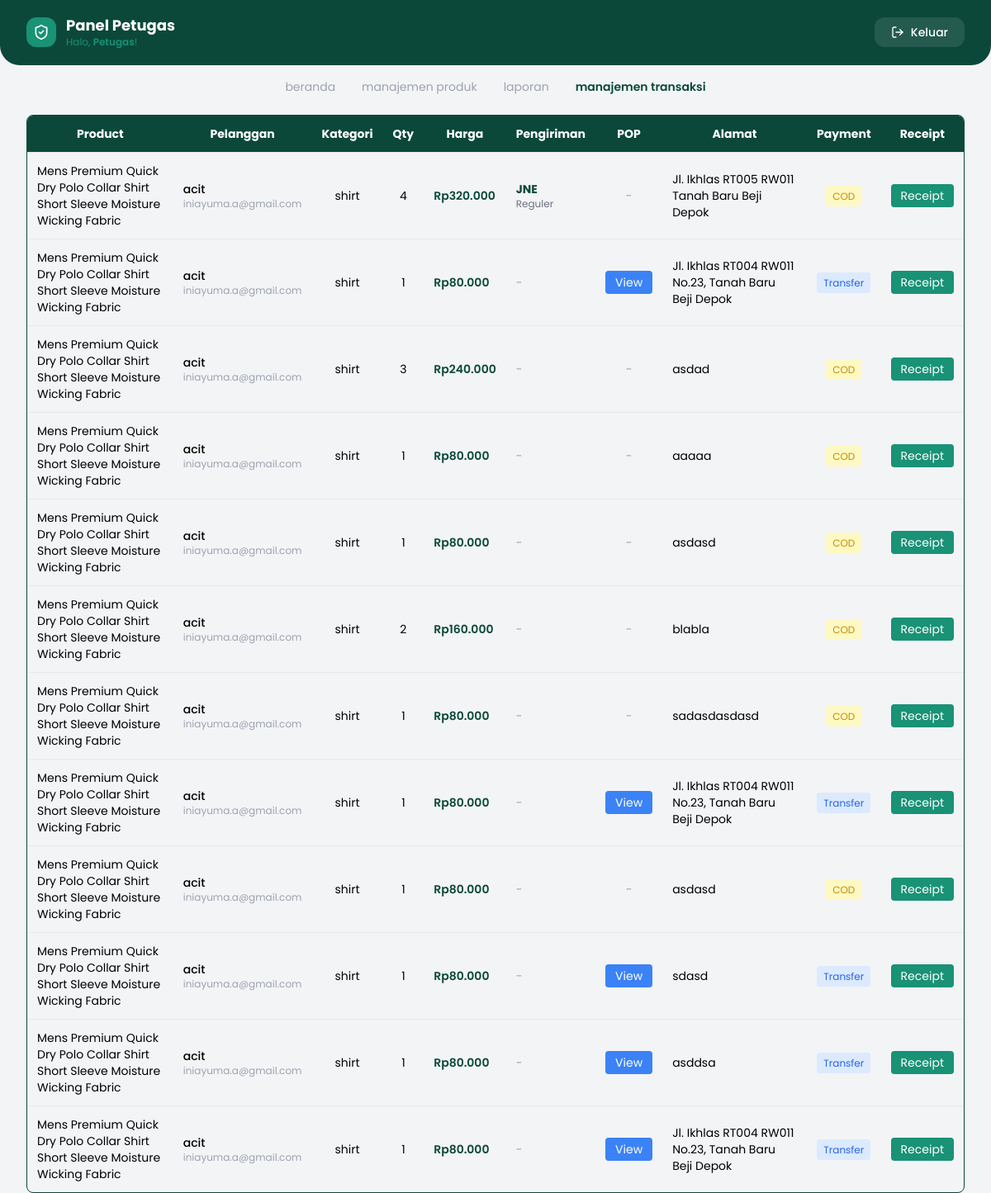
The page /officer/transactions.php on the database its author committed.
### tables this page shows
CREATE TABLE `order_items` (
  `id` int(11) NOT NULL AUTO_INCREMENT,
  `order_id` int(11) DEFAULT NULL,
  `product_id` int(11) DEFAULT NULL,
  `qty` int(11) DEFAULT NULL,
  `price` int(11) DEFAULT NULL,
  PRIMARY KEY (`id`)
);

CREATE TABLE `products` (
  `id` int(11) NOT NULL AUTO_INCREMENT,
  `name` varchar(100) NOT NULL,
  `category` varchar(100) DEFAULT NULL,
  `stock` int(11) NOT NULL,
  `price` int(11) NOT NULL,
  `picture` varchar(255) DEFAULT NULL,
  `created_at` date DEFAULT NULL,
  `description` text DEFAULT NULL,
  PRIMARY KEY (`id`)
);

CREATE TABLE `users` (
  `id` int(11) NOT NULL AUTO_INCREMENT,
  `name` varchar(100) DEFAULT NULL,
  `email` varchar(100) DEFAULT NULL,
  `password` varchar(255) DEFAULT NULL,
  `created_at` datetime DEFAULT NULL,
  `avatar` varchar(255) DEFAULT NULL,
  `address` text DEFAULT NULL,
  PRIMARY KEY (`id`)
);

CREATE TABLE `orders` (
  `id` int(11) NOT NULL AUTO_INCREMENT,
  `address` text DEFAULT NULL,
  `payment_method` varchar(20) DEFAULT NULL,
  `total` int(11) DEFAULT NULL,
  `proof` varchar(255) DEFAULT NULL,
  `created_at` datetime DEFAULT NULL,
  `user_id` int(11) DEFAULT NULL,
  `status` enum('pending','accepted') DEFAULT 'pending',
  `expedition_name` varchar(50) DEFAULT NULL,
  `shipping_type` varchar(50) DEFAULT NULL,
  `shipping_cost` int(11) DEFAULT 0,
  PRIMARY KEY (`id`)
);

### officer/transactions.php (the view, shortened to what this page needs)
<?php
include '../Admin/config/database.php';
$query = "
    SELECT
        order_items.id,
        products.name AS product_name,
        users.name AS customer_name,
        users.email AS customer_email,
        products.category,
        order_items.qty AS quantity,
        (order_items.qty * order_items.price) AS subtotal,
        orders.proof,
        orders.address,
        orders.payment_method,
        orders.created_at,
        orders.expedition_name,
        orders.shipping_type,
        orders.shipping_cost
    FROM order_items
    JOIN products ON order_items.product_id = products.id
    JOIN orders ON order_items.order_id = orders.id
    JOIN users ON orders.user_id = users.id
    ORDER BY order_items.id DESC
";
$result = mysqli_query($conn, $query);
?>
<!DOCTYPE html>
<html lang="id">
<head>
    <script src="https://cdn.tailwindcss.com"></script>
</head>
<body class="bg-gray-100 min-h-screen">
    <div class="bg-[#0B483A] rounded-b-3xl px-8 py-5 flex items-center justify-between">
        <div class="flex items-center gap-3">
            <div class="w-9 h-9 bg-[#199276] rounded-xl flex items-center justify-center">
                <i data-lucide="shield-check" class="w-5 h-5 text-white"></i>
            </div>
            <div>
                <h1 class="text-white text-lg font-bold leading-tight">Panel Petugas</h1>
                <p class="text-[#199276] text-xs">Halo, <span class="font-semibold"><?php @session_start(); echo htmlspecialchars($_SESSION['officer_name'] ?? 'Petugas'); ?></span>!</p>
            </div>
        </div>
        <a href="logout.php" class="flex items-center gap-2 bg-white/10 hover:bg-white/20 text-white px-5 py-2 rounded-xl font-medium transition text-sm">
            <i data-lucide="log-out" class="w-4 h-4"></i> Keluar
        </a>
    </div>
    <div class="px-8 mt-4 flex justify-center">
        <ul class="flex gap-8 text-sm text-gray-400">
            <li><a href="dashboard.php" class="hover:text-[#0B483A] transition">beranda</a></li>
            <li><a href="products.php" class="hover:text-[#0B483A] transition">manajemen produk</a></li>
            <li><a href="reports.php" class="hover:text-[#0B483A] transition">laporan</a></li>
            <li><a href="transactions.php" class="text-[#0B483A] font-semibold transition">manajemen transaksi</a></li>
        </ul>
    </div>
    <div class="px-8 mt-6">
    <div class="overflow-x-auto border border-[#0B483A] rounded-lg">
    <table class="w-full text-sm">
        <thead class="bg-[#0B483A] text-white">
            <tr>
                <th class="p-3">Product</th>
                <th class="p-3">Pelanggan</th>
                <th class="p-3">Kategori</th>
                <th class="p-3">Qty</th>
                <th class="p-3">Harga</th>
                <th class="p-3">Pengiriman</th>
                <th class="p-3">POP</th>
                <th class="p-3">Alamat</th>
                <th class="p-3">Payment</th>
                <th class="p-3">Receipt</th>
            </tr>
        </thead>
        <tbody>
        <?php while($row = mysqli_fetch_assoc($result)) { ?>
            <tr class="border-t text-start">
                <td class="p-3"><?= $row['product_name']; ?></td>
                <td class="p-3">
                    <div class="text-sm font-medium"><?= $row['customer_name']; ?></div>
                    <div class="text-xs text-gray-400"><?= $row['customer_email']; ?></div>
                </td>
                <td class="p-3 text-center"><?= $row['category']; ?></td>
                <td class="p-3 text-center"><?= $row['quantity']; ?></td>
                <td class="p-3 font-semibold text-[#0B483A]">
                    Rp<?= number_format($row['subtotal'], 0, ',', '.'); ?>
                </td>
                <td class="p-3 text-sm">
                    <?php if($row['expedition_name']): ?>
                        <div class="font-bold text-[#0B483A]"><?= $row['expedition_name']; ?></div>
                        <div class="text-xs text-gray-500"><?= $row['shipping_type']; ?></div>
                    <?php else: ?>
                        <span class="text-gray-400">-</span>
                    <?php endif; ?>
                </td>
                <td class="p-3 text-center">
                    <?php if($row['proof']): ?>
                        <button onclick="openProofModal('<?= $row['proof']; ?>')"
                            class="bg-blue-500 text-white px-3 py-1 rounded">
                            View
                        </button>
                    <?php else: ?>
                        <span class="text-gray-400">-</span>
                    <?php endif; ?>
                </td>
                <td class="p-3"><?= $row['address']; ?></td>
                    <td class="p-3 text-center">
                        <?php if($row['payment_method'] == 'transfer'): ?>
                            <span class="bg-blue-100 text-blue-600 px-2 py-1 rounded text-xs">
                                Transfer
                            </span>
                        <?php else: ?>
                            <span class="bg-yellow-100 text-yellow-600 px-2 py-1 rounded text-xs">
                                COD
                            </span>
                        <?php endif; ?>
                    </td>
                <td class="p-3">
                    <a href="receipt.php?id=<?= $row['id']; ?>">
                        <button class="bg-[#199276] text-white px-3 py-1 rounded">
                            Receipt
                        </button>
                    </a>
                </td>
            </tr>
        <?php } ?>
        </tbody>
    </table>
    </div>
    </div>
</body>
</html>

### officer/transactions.php (style rules this page uses)
body { font-family: 'Poppins', sans-serif; }

### rows shown on the page
order_items: product.name "Mens Premium Quick Dry Polo Collar Shirt Short Sleeve Moisture Wicking Fabric", users.name "acit", users.email "iniayuma.a@gmail.com", product.category "shirt", qty "4", subtotal "320.000", order.expedition_name "JNE", order.shipping_type "Reguler", order.address "Jl. Ikhlas RT005 RW011 Tanah Baru Beji Depok", shows "COD"
order_items: product.name "Mens Premium Quick Dry Polo Collar Shirt Short Sleeve Moisture Wicking Fabric", users.name "acit", users.email "iniayuma.a@gmail.com", product.category "shirt", qty "1", subtotal "80.000", order.address "Jl. Ikhlas RT004 RW011 No.23, Tanah Baru Beji Depok", shows "Transfer"
order_items: product.name "Mens Premium Quick Dry Polo Collar Shirt Short Sleeve Moisture Wicking Fabric", users.name "acit", users.email "iniayuma.a@gmail.com", product.category "shirt", qty "3", subtotal "240.000", order.address "asdad", shows "COD"
order_items: product.name "Mens Premium Quick Dry Polo Collar Shirt Short Sleeve Moisture Wicking Fabric", users.name "acit", users.email "iniayuma.a@gmail.com", product.category "shirt", qty "1", subtotal "80.000", order.address "aaaaa", shows "COD"
order_items: product.name "Mens Premium Quick Dry Polo Collar Shirt Short Sleeve Moisture Wicking Fabric", users.name "acit", users.email "iniayuma.a@gmail.com", product.category "shirt", qty "1", subtotal "80.000", order.address "asdasd", shows "COD"
order_items: product.name "Mens Premium Quick Dry Polo Collar Shirt Short Sleeve Moisture Wicking Fabric", users.name "acit", users.email "iniayuma.a@gmail.com", product.category "shirt", qty "2", subtotal "160.000", order.address "blabla", shows "COD"
order_items: product.name "Mens Premium Quick Dry Polo Collar Shirt Short Sleeve Moisture Wicking Fabric", users.name "acit", users.email "iniayuma.a@gmail.com", product.category "shirt", qty "1", subtotal "80.000", order.address "sadasdasdasd", shows "COD"
order_items: product.name "Mens Premium Quick Dry Polo Collar Shirt Short Sleeve Moisture Wicking Fabric", users.name "acit", users.email "iniayuma.a@gmail.com", product.category "shirt", qty "1", subtotal "80.000", order.address "Jl. Ikhlas RT004 RW011 No.23, Tanah Baru Beji Depok", shows "Transfer"
order_items: product.name "Mens Premium Quick Dry Polo Collar Shirt Short Sleeve Moisture Wicking Fabric", users.name "acit", users.email "iniayuma.a@gmail.com", product.category "shirt", qty "1", subtotal "80.000", order.address "asdasd", shows "COD"
order_items: product.name "Mens Premium Quick Dry Polo Collar Shirt Short Sleeve Moisture Wicking Fabric", users.name "acit", users.email "iniayuma.a@gmail.com", product.category "shirt", qty "1", subtotal "80.000", order.address "sdasd", shows "Transfer"
order_items: product.name "Mens Premium Quick Dry Polo Collar Shirt Short Sleeve Moisture Wicking Fabric", users.name "acit", users.email "iniayuma.a@gmail.com", product.category "shirt", qty "1", subtotal "80.000", order.address "asddsa", shows "Transfer"
order_items: product.name "Mens Premium Quick Dry Polo Collar Shirt Short Sleeve Moisture Wicking Fabric", users.name "acit", users.email "iniayuma.a@gmail.com", product.category "shirt", qty "1", subtotal "80.000", order.address "Jl. Ikhlas RT004 RW011 No.23, Tanah Baru Beji Depok", shows "Transfer"

### other values the page prints
$_SESSION['officer_name'] "Petugas"
